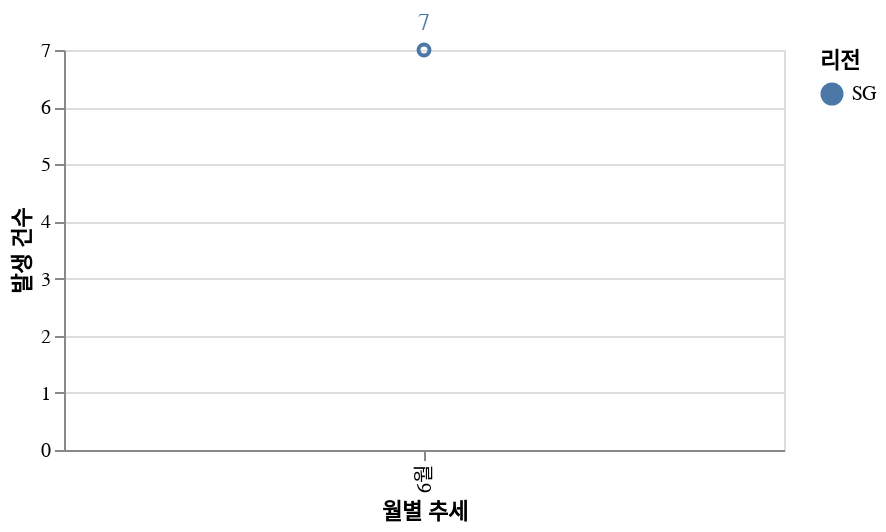

The notebook cell this image was saved under:
### Code cell
chart

### Figure 1 — Vega-Lite specification as saved in the notebook (floating-point values rounded to 4 significant figures)
{"config": {"axis": {"fontSize": 12, "font": "맑은고딕", "anchor": "start", "fontColor": "#000000"}}, "layer": [{"mark": "point", "encoding": {"color": {"field": "리전", "type": "nominal"}, "x": {"field": "월", "scale": {"padding": 15}, "title": "월별 추세", "type": "nominal"}, "y": {"aggregate": "count", "title": "발생 건수", "type": "quantitative"}}}, {"mark": {"type": "line", "color": "red"}, "encoding": {"x": {"field": "월", "title": "월별 추세", "type": "nominal"}, "y": {"aggregate": "count", "title": "", "type": "quantitative"}}}, {"mark": {"type": "text", "align": "center", "baseline": "line-top", "color": "black", "dy": -20, "fontSize": 12, "size": 12}, "encoding": {"color": {"field": "리전", "type": "nominal"}, "text": {"aggregate": "count", "field": "성패", "type": "quantitative"}, "x": {"field": "월", "scale": {"padding": 15}, "title": "월별 추세", "type": "nominal"}, "y": {"aggregate": "count", "title": "발생 건수", "type": "quantitative"}}}], "data": {"name": "data-69ea1bcd81875e3497794c0726d85d0b"}, "height": 200, "width": 360, "$schema": "https://vega.github.io/schema/vega-lite/v4.17.0.json", "datasets": {"data-69ea1bcd81875e3497794c0726d85d0b": [{"년도": "22년", "월": "6월", "리전": "SG", "AZ": "1센터", "테넌트": "PRD", "구분": "VM", "클러스터명": "local", "K8S Version": "v1.19.6", "노드수": 3.0, "CPU_할당율_Cores": 12.0, "CPU_사용률_Cores": 3.5, "CPU_사용율": 0.2917, "RAM_할당율_GB": 46.2, "RAM_사용률_GB": 5.1, "RAM_사용율": 0.1104, "담당팀": null, "배포방식": "Rancher", "렌처 모니터링 설치 유무": null, "모니터링툴설치_유무": "X", "주간": "O", "연간": "O", "월간": "O"}, {"년도": "22년", "월": "6월", "리전": "SG", "AZ": "1센터", "테넌트": "PRD", "구분": "VM", "클러스터명": "hubble-prd", "K8S Version": "v1.19.6", "노드수": 7.0, "CPU_할당율_Cores": 32.0, "CPU_사용률_Cores": 15.3, "CPU_사용율": 0.4781, "RAM_할당율_GB": 61.7, "RAM_사용률_GB": 20.8, "RAM_사용율": 0.3371, "담당팀": null, "배포방식": "Rancher", "렌처 모니터링 설치 유무": null, "모니터링툴설치_유무": "X", "주간": "O", "연간": "O", "월간": "O"}, {"년도": "22년", "월": "6월", "리전": "SG", "AZ": "1센터", "테넌트": "PRD", "구분": "VM", "클러스터명": "hclouddemo-prd", "K8S Version": "v1.19.6", "노드수": 4.0, "CPU_할당율_Cores": 4.0, "CPU_사용률_Cores": 0.4, "CPU_사용율": 0.1, "RAM_할당율_GB": 15.4, "RAM_사용률_GB": 0.1, "RAM_사용율": 0.006494, "담당팀": null, "배포방식": "Rancher", "렌처 모니터링 설치 유무": null, "모니터링툴설치_유무": "X", "주간": "O", "연간": "O", "월간": "O"}, {"년도": "22년", "월": "6월", "리전": "SG", "AZ": "1센터", "테넌트": "PRD", "구분": "VM", "클러스터명": "ccsau-svchubcore-prd", "K8S Version": "v1.19.6", "노드수": 14.0, "CPU_할당율_Cores": 88.0, "CPU_사용률_Cores": 81.8, "CPU_사용율": 0.9295, "RAM_할당율_GB": 343.0, "RAM_사용률_GB": 183.0, "RAM_사용율": 0.5335, "담당팀": null, "배포방식": "Rancher", "렌처 모니터링 설치 유무": null, "모니터링툴설치_유무": "X", "주간": "O", "연간": "O", "월간": "O"}, {"년도": "22년", "월": "6월", "리전": "SG", "AZ": "1센터", "테넌트": "PRD", "구분": "VM", "클러스터명": "ccsau-svchub-prd", "K8S Version": "v1.19.6", "노드수": 14.0, "CPU_할당율_Cores": 88.0, "CPU_사용률_Cores": 81.8, "CPU_사용율": 0.9295, "RAM_할당율_GB": 343.0, "RAM_사용률_GB": 199.0, "RAM_사용율": 0.5802, "담당팀": null, "배포방식": "Rancher", "렌처 모니터링 설치 유무": null, "모니터링툴설치_유무": "X", "주간": "O", "연간": "O", "월간": "O"}, {"년도": "22년", "월": "6월", "리전": "SG", "AZ": "1센터", "테넌트": "PRD", "구분": "VM", "클러스터명": "au8vdmztst1", "K8S Version": "v1.19.6", "노드수": 1.0, "CPU_할당율_Cores": 8.0, "CPU_사용률_Cores": 0.4, "CPU_사용율": 0.05, "RAM_할당율_GB": 31.2, "RAM_사용률_GB": 0.1, "RAM_사용율": 0.003205, "담당팀": null, "배포방식": "Rancher", "렌처 모니터링 설치 유무": null, "모니터링툴설치_유무": "X", "주간": "O", "연간": "O", "월간": "O"}, {"년도": "22년", "월": "6월", "리전": "SG", "AZ": "1센터", "테넌트": "PRD", "구분": "VM", "클러스터명": "au2vintaztst11", "K8S Version": "v1.19.6", "노드수": 1.0, "CPU_할당율_Cores": 2.0, "CPU_사용률_Cores": 0.4, "CPU_사용율": 0.2, "RAM_할당율_GB": 7.5, "RAM_사용률_GB": 0.1, "RAM_사용율": 0.01333, "담당팀": null, "배포방식": "Rancher", "렌처 모니터링 설치 유무": null, "모니터링툴설치_유무": "X", "주간": "O", "연간": "O", "월간": "O"}]}}
